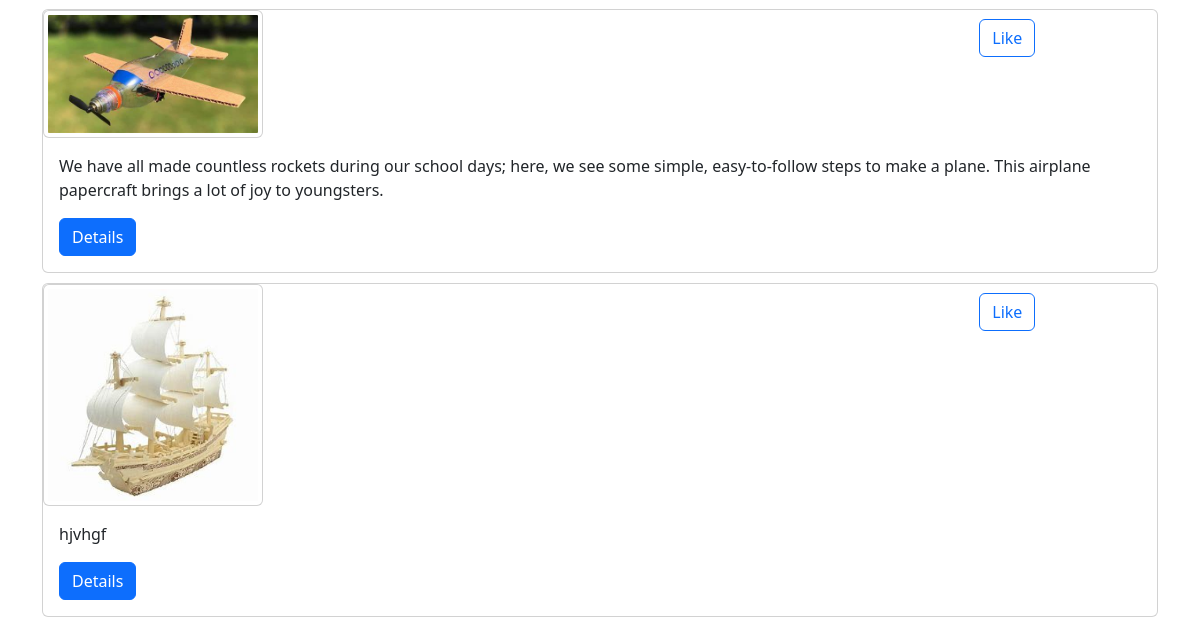
Before: / (lower part) with the older database file.
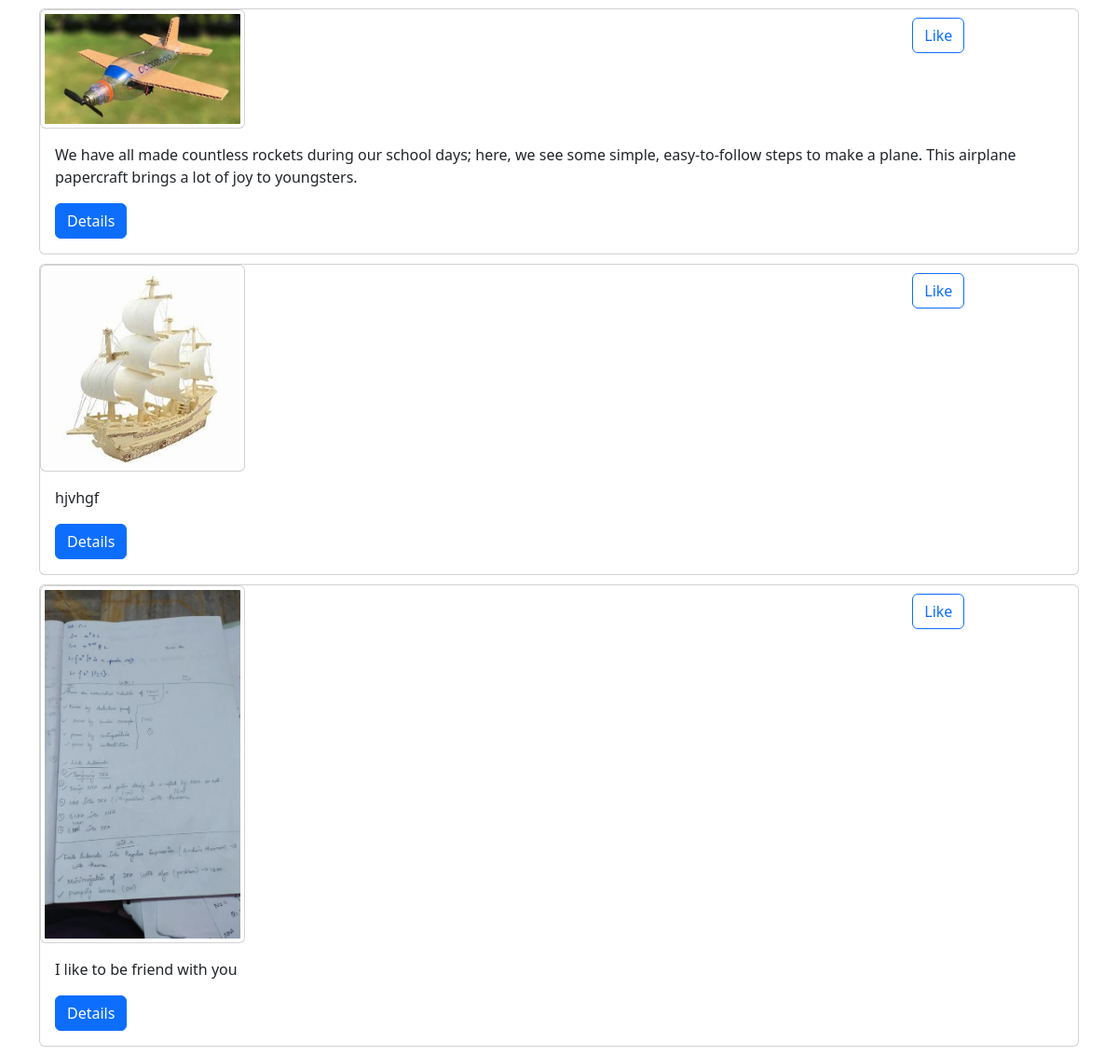
After: the same page with the newer database file.
### diy/models.py (models this page shows, shortened)
class Experiments(models.Model):
    user = models.ForeignKey(
        User, on_delete=models.CASCADE, null=True, blank=True)
    exp_name = models.CharField(blank=False, max_length=100)
    description = models.TextField(blank=False, null=False)
    difficulty = models.IntegerField(blank=False)
    subject = models.CharField(blank=False, max_length=100)
    image = models.ImageField(upload_to='images/')
    safety = models.TextField(blank=False)
    claps = models.IntegerField(null=True, blank=True,default=1)
    steps = models.TextField(blank=True)
    class Meta:
        order_with_respect_to = 'user'

### diy/views.py (the view)
# urls.py: path("", Student_list.as_view(), name="student"),
class Student_list(ListView):
    model = Experiments
    template_name = "diy/student_list.html"
    context_object_name = "exp_list"
    ordering = ['-claps']

### diy/templates/diy/student_list.html (shortened to what this page needs)
<!DOCTYPE html>
<html lang="en">
  <head>
    <link
      rel="stylesheet"
      href="https://cdn.jsdelivr.net/npm/bootstrap@5.2.0/dist/css/bootstrap.min.css"
    />
  </head>
  <body>
    <div class="container">
      {% for exp in exp_list %}
      <div
        class="card"
        style="width: 100%; margin-top: 10px; margin-bottom: 10px"
      >
      <div class="row">
        <div class="col-8">
            <img
                src="{{ exp.image.url }}"
                class="card img-responsive img-thumbnail"
                style="width: 30%; height: 100%; float: left"
              />
        </div>
        <div class="col-4">
            <button  onclick="handleClap('{{exp.id}}')" id="clap-btn" type="button" class="btn btn-outline-primary" style="float: left; margin-top: 9px; margin-left: 50%;">
                  Like
            </button>
        </div>
      </div>
        <div class="card-body">
          <p class="card-text">{{exp.description}}</p>
          <a href="{% url 'student-detail' exp.id%}" class="btn btn-primary"
            >Details</a
          >
        </div>
      </div>
      {% empty %}
      <h3>No Experiments available.</h3>
      {% endfor %}
    </div>
  </body>
</html>

Changed rows visible on the page:
added Experiments: image (picture), description "I like to be friend with you"
